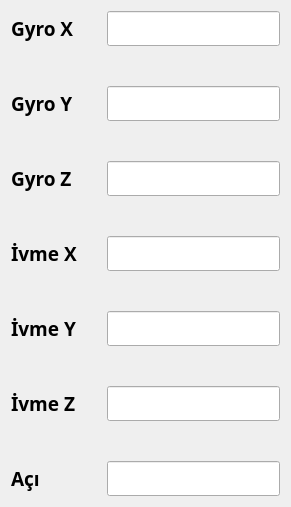
    <widget class="QWidget" name="formLayoutWidget_2">
     <property name="geometry">
      <rect>
       <x>930</x>
       <y>10</y>
       <width>291</width>
       <height>445</height>
      </rect>
     </property>
     <property name="font">
      <font>
       <family>Microsoft Tai Le</family>
       <pointsize>14</pointsize>
       <weight>75</weight>
       <bold>true</bold>
      </font>
     </property>
     <layout class="QFormLayout" name="formLayout_2">
      <property name="horizontalSpacing">
       <number>30</number>
      </property>
      <property name="verticalSpacing">
       <number>40</number>
      </property>
      <item row="0" column="0">
       <widget class="QLabel" name="gyroXLabel">
        <property name="font">
         <font>
          <family>Microsoft Tai Le</family>
          <pointsize>14</pointsize>
          <weight>75</weight>
          <bold>true</bold>
         </font>
        </property>
        <property name="text">
         <string>Gyro X</string>
        </property>
       </widget>
      </item>
      <item row="0" column="1">
       <widget class="QLineEdit" name="gyroXLineEdit">
        <property name="font">
         <font>
          <family>Microsoft Tai Le</family>
          <pointsize>14</pointsize>
          <weight>75</weight>
          <bold>true</bold>
         </font>
        </property>
       </widget>
      </item>
      <item row="1" column="0">
       <widget class="QLabel" name="gyroYLabel">
        <property name="font">
         <font>
          <family>Microsoft Tai Le</family>
          <pointsize>14</pointsize>
          <weight>75</weight>
          <bold>true</bold>
         </font>
        </property>
        <property name="text">
         <string>Gyro Y</string>
        </property>
       </widget>
      </item>
      <item row="1" column="1">
       <widget class="QLineEdit" name="gyroYLineEdit">
        <property name="font">
         <font>
          <family>Microsoft Tai Le</family>
          <pointsize>14</pointsize>
          <weight>75</weight>
          <bold>true</bold>
         </font>
        </property>
       </widget>
      </item>
      <item row="2" column="0">
       <widget class="QLabel" name="gyroZLabel">
        <property name="font">
         <font>
          <family>Microsoft Tai Le</family>
          <pointsize>14</pointsize>
          <weight>75</weight>
          <bold>true</bold>
         </font>
        </property>
        <property name="text">
         <string>Gyro Z</string>
        </property>
       </widget>
      </item>
      <item row="2" column="1">
       <widget class="QLineEdit" name="gyroZLineEdit">
        <property name="font">
         <font>
          <family>Microsoft Tai Le</family>
          <pointsize>14</pointsize>
          <weight>75</weight>
          <bold>true</bold>
         </font>
        </property>
       </widget>
      </item>
      <item row="4" column="0">
       <widget class="QLabel" name="accyLabel">
        <property name="font">
         <font>
          <family>Microsoft Tai Le</family>
          <pointsize>14</pointsize>
          <weight>75</weight>
          <bold>true</bold>
         </font>
        </property>
        <property name="text">
         <string>İvme Y</string>
        </property>
       </widget>
      </item>
      <item row="4" column="1">
       <widget class="QLineEdit" name="ivmeYLineEdit">
        <property name="font">
         <font>
          <family>Microsoft Tai Le</family>
          <pointsize>14</pointsize>
          <weight>75</weight>
          <bold>true</bold>
         </font>
        </property>
       </widget>
      </item>
      <item row="3" column="0">
       <widget class="QLabel" name="accxLabel">
        <property name="font">
         <font>
          <family>Microsoft Tai Le</family>
          <pointsize>14</pointsize>
          <weight>75</weight>
          <bold>true</bold>
         </font>
        </property>
        <property name="text">
         <string>İvme X</string>
        </property>
       </widget>
      </item>
      <item row="3" column="1">
       <widget class="QLineEdit" name="ivmeXLineEdit">
        <property name="font">
         <font>
          <family>Microsoft Tai Le</family>
          <pointsize>14</pointsize>
          <weight>75</weight>
          <bold>true</bold>
         </font>
        </property>
       </widget>
      </item>
      <item row="5" column="0">
       <widget class="QLabel" name="acczLabel">
        <property name="font">
         <font>
          <family>Microsoft Tai Le</family>
          <pointsize>14</pointsize>
          <weight>75</weight>
          <bold>true</bold>
         </font>
        </property>
        <property name="text">
         <string>İvme Z</string>
        </property>
       </widget>
      </item>
      <item row="5" column="1">
       <widget class="QLineEdit" name="ivmeZLineEdit">
        <property name="font">
         <font>
          <family>Microsoft Tai Le</family>
          <pointsize>14</pointsize>
          <weight>75</weight>
          <bold>true</bold>
         </font>
        </property>
       </widget>
      </item>
      <item row="6" column="0">
       <widget class="QLabel" name="aciLabel">
        <property name="font">
         <font>
          <family>Microsoft Tai Le</family>
          <pointsize>14</pointsize>
          <weight>75</weight>
          <bold>true</bold>
         </font>
        </property>
        <property name="text">
         <string>Açı</string>
        </property>
       </widget>
      </item>
      <item row="6" column="1">
       <widget class="QLineEdit" name="aciLineEdit">
        <property name="font">
         <font>
          <family>Microsoft Tai Le</family>
          <pointsize>14</pointsize>
          <weight>75</weight>
          <bold>true</bold>
         </font>
        </property>
       </widget>
      </item>
     </layout>
    </widget>
